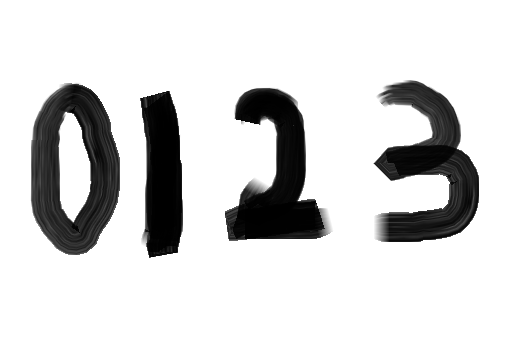
#> input picture python_work/dataimage/20211220/digit.png, 528 x 352 px
$ python ex03.py
#> lines starting #> are read from the running program, lines starting #| are printed output that depends on the picture; after the words box and inside, x2 and y2 are one past the last pixel; in counts of white or black regions, pixels touching at a corner belong together
import cv2
# import pymysql

img = cv2.imread('digit.png')
#> img is the input picture: shape (352, 528, 3); min 0, max 255, mean 215.3
gray_img = cv2.cvtColor(img, cv2.COLOR_BGR2GRAY)

ret, thresh = cv2.threshold(gray_img, 60, 255, 1)
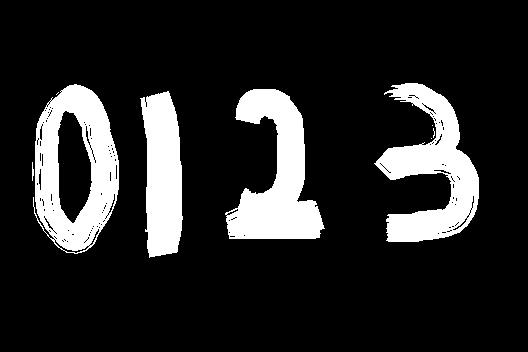
#> thresh: shape (352, 528); 15.6% white; 9 white regions (4 under 20 px)

contours, hie = cv2.findContours(thresh,
                 cv2.RETR_EXTERNAL,
                 cv2.CHAIN_APPROX_SIMPLE)
#> contours = 9 contours, 5 with area under 20; largest, box (x1, y1, x2, y2) and area: (33, 84, 119, 254) 11026, (374, 83, 479, 242) 7532, (225, 89, 325, 239) 7441, (140, 91, 183, 258) 5238; hie = [[1, -1, -1, -1], [2, 0, -1, -1], [3, 1, -1, -1], [4, 2, -1, -1], [5, 3, -1, -1], [6, 4, -1, -1], [7, 5, -1, -1], [8, 6, -1, -1], [-1, 7, -1, -1]]

print(contours)
#> (printed output is left out)

for contour in contours:
    print(cv2.contourArea(contour))
    if( cv2.contourArea(contour)>100):
        # cv2.drawContours(img,contour,-1,(0,0,255),5)
        x,y,w,h = cv2.boundingRect(contour)
        cv2.rectangle(img,(x,y),(x+w,y+h),(0,0,255),3)

        roi = img[y:y+h,x:x+w]
        roi = cv2.resize(roi,(64,64))
        cv2.imshow('roi',roi)
        cv2.waitKey(0)
#> this loop made 9 passes
#> (x, y, w, h) on passes 6 to 9: (140, 91, 43, 167), (225, 89, 100, 150), (33, 84, 86, 170), (374, 83, 105, 159)
#> contour on passes 2, 4, 5: [[431, 138]], [[432, 125]], [[58, 92], [56, 94]]
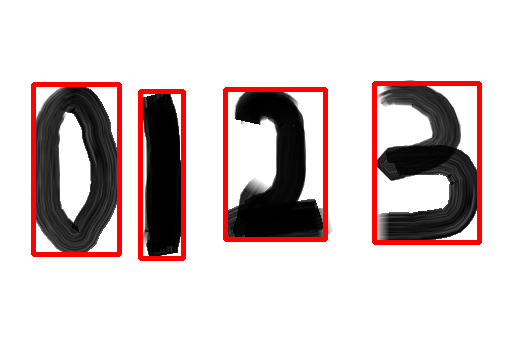
#> img: shape (352, 528, 3); 5.25% of pixels changed, all inside (x1, y1, x2, y2) = (31, 81, 482, 261)

cv2.imshow('img',img)
cv2.imshow('gray_img',gray_img)
cv2.imshow('thresh',thresh)
cv2.waitKey(0)
